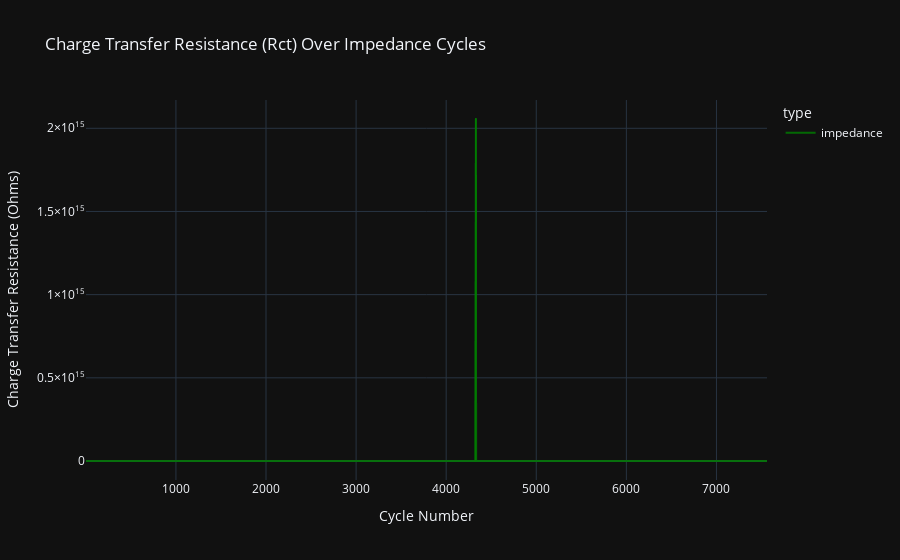

Notebook code cell kept with this figure:
### Code cell
# Plot Rct over impedance cycles with custom colors and opacity
fig_impedance_rct = px.line(
    impedance_data,
    x="cycle_number",
    y="Rct",
    color="type",
    title="Charge Transfer Resistance (Rct) Over Impedance Cycles",
    labels={"Rct": "Charge Transfer Resistance (Ohms)", "cycle_number": "Cycle Number"},
    color_discrete_map={"impedance": "green"},  # Custom color for impedance
)
fig_impedance_rct.update_traces(opacity=0.8)  # Add transparency
fig_impedance_rct.update_layout(template="plotly_dark")
fig_impedance_rct.show()

### Figure 1 — Plotly figure (JSON) as saved in the notebook; plotly's stock layout.template omitted (floating-point values rounded to 4 significant figures; data arrays with more than 128 entries replaced by an {"elided": "..."} marker saying what was removed)
{"data": [{"hovertemplate": "type=impedance<br>Cycle Number=%{x}<br>Charge Transfer Resistance (Ohms)=%{y}<extra></extra>", "legendgroup": "impedance", "line": {"color": "green", "dash": "solid"}, "marker": {"symbol": "circle"}, "mode": "lines", "name": "impedance", "opacity": 0.8, "showlegend": true, "type": "scattergl", "x": {"elided": "1956 int values"}, "xaxis": "x", "y": {"elided": "1956 float values"}, "yaxis": "y"}], "layout": {"legend": {"title": {"text": "type"}, "tracegroupgap": 0}, "title": {"text": "Charge Transfer Resistance (Rct) Over Impedance Cycles"}, "xaxis": {"anchor": "y", "domain": [0, 1], "title": {"text": "Cycle Number"}}, "yaxis": {"anchor": "x", "domain": [0, 1], "title": {"text": "Charge Transfer Resistance (Ohms)"}}}}
